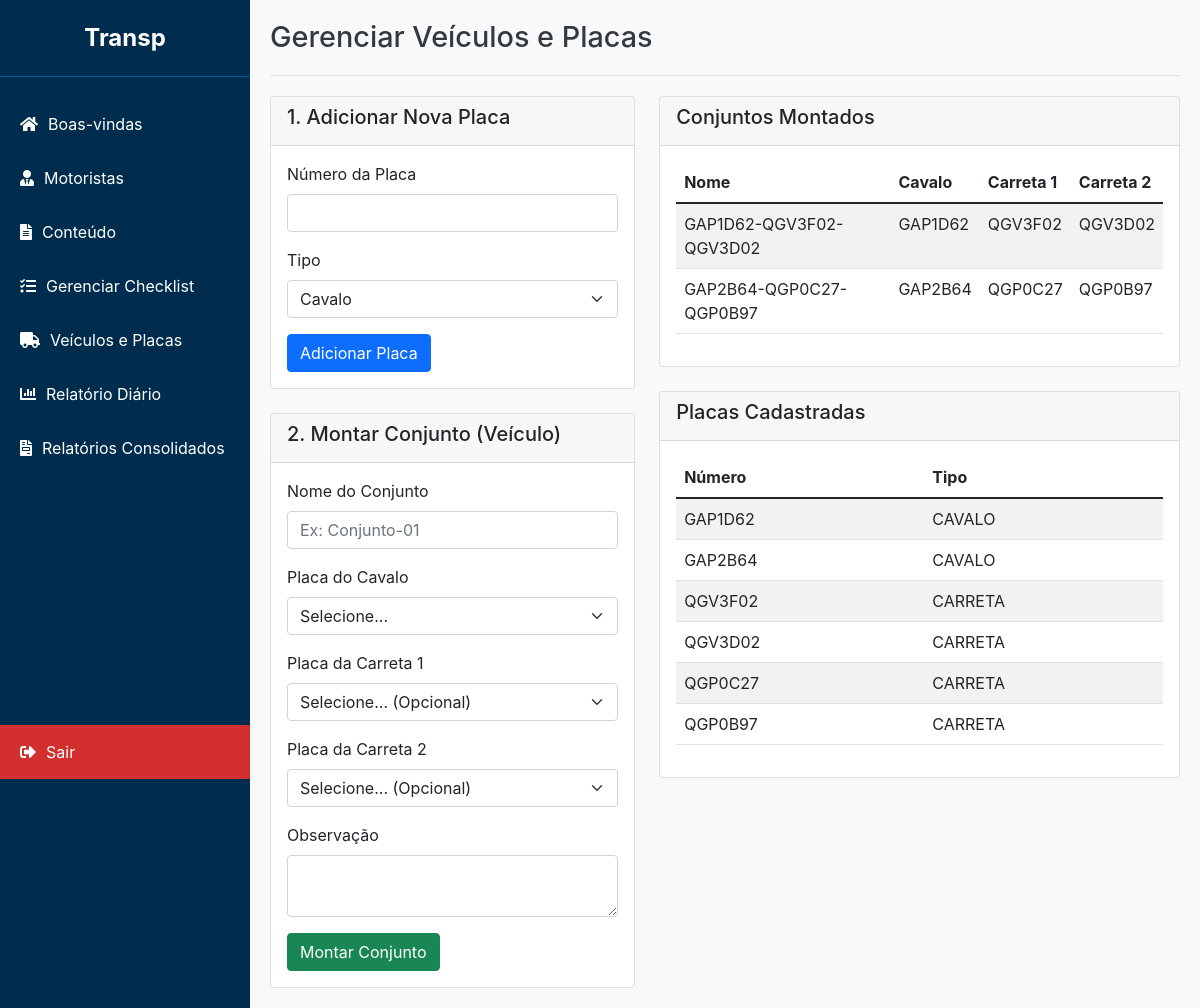
Screenshot of /admin/veiculos (signed in) with the database file from the repository.
### app/models.py (models this page shows)
class Veiculo(db.Model):
    id = db.Column(db.Integer, primary_key=True)
    nome_conjunto = db.Column(db.String(100), unique=True, nullable=False)
    placa_cavalo_id = db.Column(db.Integer, db.ForeignKey('placa.id'), nullable=False)
    placa_carreta1_id = db.Column(db.Integer, db.ForeignKey('placa.id'), nullable=True)
    placa_carreta2_id = db.Column(db.Integer, db.ForeignKey('placa.id'), nullable=True)
    obs = db.Column(db.Text)
    placa_cavalo = db.relationship('Placa', foreign_keys=[placa_cavalo_id])
    placa_carreta1 = db.relationship('Placa', foreign_keys=[placa_carreta1_id])
    placa_carreta2 = db.relationship('Placa', foreign_keys=[placa_carreta2_id])
    motoristas = db.relationship('Motorista', backref='veiculo', lazy=True)
    checklists_preenchidos = db.relationship('ChecklistPreenchido', backref='veiculo', lazy=True)

class Placa(db.Model):
    id = db.Column(db.Integer, primary_key=True)
    numero = db.Column(db.String(8), unique=True, nullable=False)
    tipo = db.Column(db.String(20), nullable=False) # Ex: CAVALO, CARRETA

### app/routes.py (the view)
@admin_bp.route('/veiculos')
def gerenciar_veiculos():
    if 'admin_user' not in session:
        return redirect(url_for('admin.login'))
    placas = Placa.query.all()
    veiculos = Veiculo.query.all()
    placas_cavalo = [p for p in placas if p.tipo == 'CAVALO']
    placas_carreta = [p for p in placas if p.tipo == 'CARRETA']
    return render_template('admin_veiculos.html',
                           placas=placas,
                           veiculos=veiculos,
                           placas_cavalo=placas_cavalo,
                           placas_carreta=placas_carreta)

### app/templates/admin_veiculos.html (shortened to what this page needs)
{% extends 'base_adm.html' %}
{% block header %}Gerenciar Veículos e Placas{% endblock %}
{% block content %}
<div class="row">
    <div class="col-md-5">
        <div class="card mb-4">
            <div class="card-header">
                <h5>1. Adicionar Nova Placa</h5>
            </div>
            <div class="card-body">
                <form action="{{ url_for('admin.adicionar_placa') }}" method="POST">
                    <div class="mb-3">
                        <label for="numero_placa" class="form-label">Número da Placa</label>
                        <input type="text" class="form-control" id="numero_placa" name="numero_placa" required>
                    </div>
                    <div class="mb-3">
                        <label for="tipo_placa" class="form-label">Tipo</label>
                        <select class="form-select" id="tipo_placa" name="tipo_placa">
                            <option value="CAVALO">Cavalo</option>
                        </select>
                    </div>
                    <button type="submit" class="btn btn-primary">Adicionar Placa</button>
                </form>
            </div>
        </div>
        <div class="card">
            <div class="card-header">
                <h5>2. Montar Conjunto (Veículo)</h5>
            </div>
            <div class="card-body">
                <form action="{{ url_for('admin.montar_conjunto') }}" method="POST">
                    <div class="mb-3">
                        <label for="nome_conjunto" class="form-label">Nome do Conjunto</label>
                        <input type="text" class="form-control" id="nome_conjunto" name="nome_conjunto" placeholder="Ex: Conjunto-01" required>
                    </div>
                    <div class="mb-3">
                        <label for="placa_cavalo" class="form-label">Placa do Cavalo</label>
                        <select class="form-select" id="placa_cavalo" name="placa_cavalo_id" required>
                            <option value="">Selecione...</option>
                        </select>
                    </div>
                    <div class="mb-3">
                        <label for="placa_carreta1" class="form-label">Placa da Carreta 1</label>
                        <select class="form-select" id="placa_carreta1" name="placa_carreta1_id">
                            <option value="">Selecione... (Opcional)</option>
                        </select>
                    </div>
                     <div class="mb-3">
                        <label for="placa_carreta2" class="form-label">Placa da Carreta 2</label>
                        <select class="form-select" id="placa_carreta2" name="placa_carreta2_id">
                            <option value="">Selecione... (Opcional)</option>
                        </select>
                    </div>
                    <div class="mb-3">
                        <label for="obs_veiculo" class="form-label">Observação</label>
                        <textarea class="form-control" id="obs_veiculo" name="obs" rows="2"></textarea>
                    </div>
                    <button type="submit" class="btn btn-success">Montar Conjunto</button>
                </form>
            </div>
        </div>
    </div>
    <div class="col-md-7">
        <div class="card mb-4">
            <div class="card-header">
                <h5>Conjuntos Montados</h5>
            </div>
            <div class="card-body">
                <table class="table table-striped">
                    <thead>
                        <tr>
                            <th>Nome</th>
                            <th>Cavalo</th>
                            <th>Carreta 1</th>
                            <th>Carreta 2</th>
                        </tr>
                    </thead>
                    <tbody>
                        {% for veiculo in veiculos %}
                        <tr>
                            <td>{{ veiculo.nome_conjunto }}</td>
                            <td>{{ veiculo.placa_cavalo.numero if veiculo.placa_cavalo else '-' }}</td>
                            <td>{{ veiculo.placa_carreta1.numero if veiculo.placa_carreta1 else '-' }}</td>
                             <td>{{ veiculo.placa_carreta2.numero if veiculo.placa_carreta2 else '-' }}</td>
                        </tr>
                        {% else %}
                        <tr>
                            <td colspan="4" class="text-center">Nenhum conjunto montado.</td>
                        </tr>
                        {% endfor %}
                    </tbody>
                </table>
            </div>
        </div>
        <div class="card">
            <div class="card-header">
                <h5>Placas Cadastradas</h5>
            </div>
            <div class="card-body">
                <table class="table table-striped">
                    <thead>
                        <tr>
                            <th>Número</th>
                            <th>Tipo</th>
                        </tr>
                    </thead>
                    <tbody>
                        {% for placa in placas %}
                        <tr>
                            <td>{{ placa.numero }}</td>
                            <td>{{ placa.tipo }}</td>
                        </tr>
                        {% else %}
                        <tr>
                            <td colspan="2" class="text-center">Nenhuma placa cadastrada.</td>
                        </tr>
                        {% endfor %}
                    </tbody>
                </table>
            </div>
        </div>
    </div>
</div>
{% endblock %}

### app/templates/base_adm.html (style rules this page uses)
:root { --sidebar-width: 250px; --header-height: 60px; --primary-blue: #002D4E; --light-blue: #005A9C; --logout-red: #d32f2f; --logout-red-hover: #c62828; --flash-success: #d4edda; --flash-success-text: #155724; --flash-error: #f8d7da; --flash-error-text: #721c24; --flash-info: #cce5ff; --flash-info-text: #004085; }
body { font-family: -apple-system, BlinkMacSystemFont, "Segoe UI", Roboto, "Helvetica Neue", Arial, sans-serif; margin: 0; background-color: #f8f9fa; }

### rows the page displays
Veiculo: nome_conjunto "GAP1D62-QGV3F02-QGV3D02", placa_cavalo "GAP1D62", placa_carreta1 "QGV3F02", placa_carreta2 "QGV3D02"
Veiculo: nome_conjunto "GAP2B64-QGP0C27-QGP0B97", placa_cavalo "GAP2B64", placa_carreta1 "QGP0C27", placa_carreta2 "QGP0B97"
Placa: numero "GAP1D62", tipo "CAVALO"
Placa: numero "GAP2B64", tipo "CAVALO"
Placa: numero "QGV3F02", tipo "CARRETA"
Placa: numero "QGV3D02", tipo "CARRETA"
Placa: numero "QGP0C27", tipo "CARRETA"
Placa: numero "QGP0B97", tipo "CARRETA"
